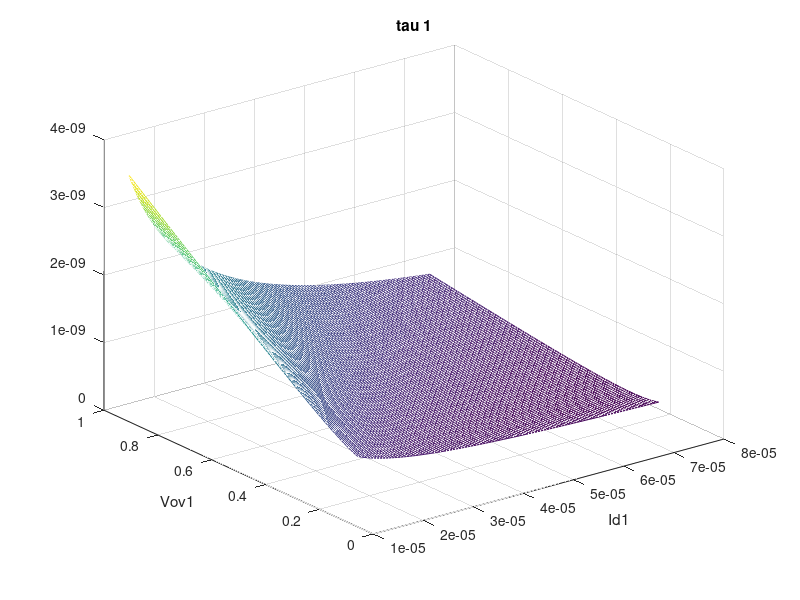
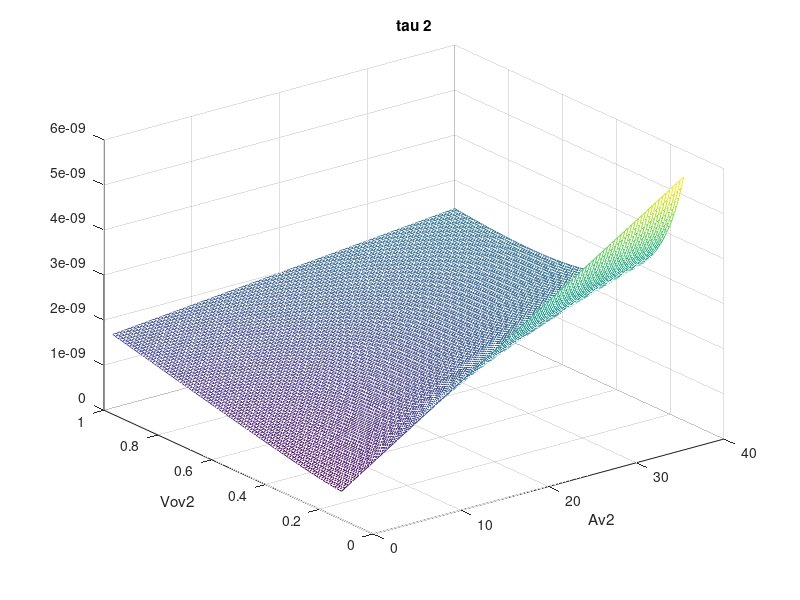
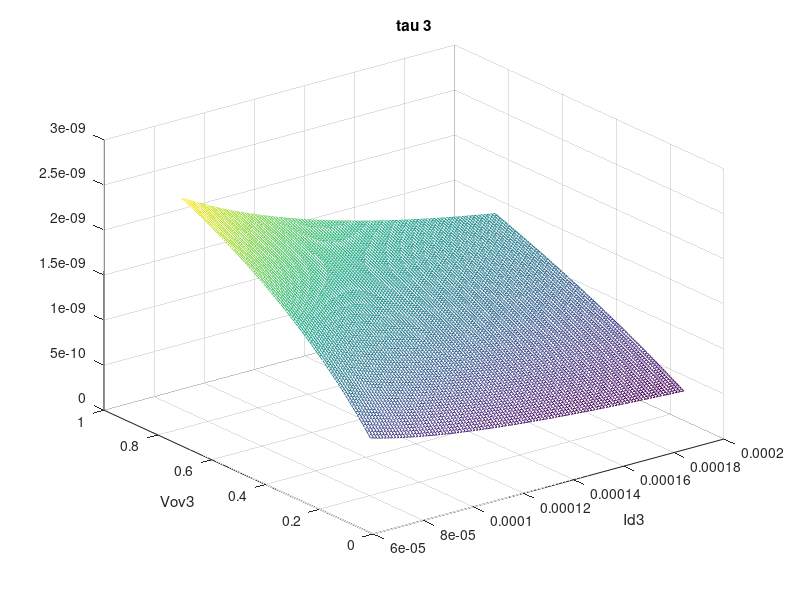

Write MATLAB code to recreate these figures, in order.
clc; clear;
%%%%%%%%%%%%%%%%%%%%%%%% Specifications %%%%%%%%%%%%%%%%%%%%%%%%%%%%%%%%%%

Vdd = 2.5; % in volts
Vss = -2.5; % in Volts
Rout = 5e3; % in ohms (really 1/2 Rout)
Cin = 100e-15; % in fF
f3dB_target = 90e6; %in Hz
P_totl = 1.4e-3; %in Watts
IDtot = P_totl / (Vdd - Vss);
Tau_total = 1/(2*pi) * 1/f3dB_target; % in seconds
Cout = 1000e-15; %F really this is 2*Cout which is required for 1/2 circuit
Rm = 10e3; % 20k transresistance small signal

%%%%%%%%%%%%%%%%%%%% Technology Parameters %%%%%%%%%%%%%%%%%%%%%%%%%%%%%%%%
Lmin = 1e-6;    % m
Cox = 2.3e-3;   % F/m^2
kp_n = 50e-6;   % A/V^2
kp_p = 25e-6;   % A/V^2

mu_n = kp_n / Cox;
mu_p = kp_p / Cox;

Vt0 = 0.5;      % V
gamma = 0.6;    % V^(1/2)
phi = 0.4;      % V

%%%%%%%%%%%%%%%%%%%% Simplifying assumptions %%%%%%%%%%%%%%%%%%%%%%%%%%%%%%
Csb_Cgs = 0.33;
Cdb_Cgs = 0.33;
Cgd_Cgs = 0.25;

Vout = 0;
Vsb3 = Vout - Vss;
Vt3 = Vt0 + gamma * (sqrt(2 * phi + Vsb3) - sqrt(2 * phi));

%%%%%%%%%%%%%%%%%%%% Design Choices %%%%%%%%%%%%%%%%%%%%%%%%%%%%%%%%%%%%%%%
L1 = Lmin;
L2 = Lmin;
L3 = Lmin;
LL1 = Lmin;
LL2 = Lmin;

%%%%%%%%%%%%%% Sweeping Branch 1 %%%%%%%%%%%%%%%%%%%%%%%%%%%%%%%%%%%%%%%%%%
Id1 = linspace(15E-6, 75E-6, 100);
Vov1 = linspace(.15, 1, 100);
[Id1_mesh, Vov1_mesh] = meshgrid(Id1, Vov1);
tau1 = Vov1_mesh ./ (2 * Id1_mesh) * Cin + ...
         1.33 * 2 / 3 * L1^2 ./ (mu_n * Vov1_mesh); 

% plotting
figure(1); mesh(Id1_mesh, Vov1_mesh, tau1); 
xlabel('Id1'); ylabel('Vov1'); title('tau 1');

% extract parameters
[min_tau1, min_tau1_row_idx] = min(tau1);
[min_tau1, min_tau1_col_idx] = min(min_tau1);
min_row = min_tau1_row_idx(min_tau1_col_idx);
min_col = min_tau1_col_idx;

Id1 = Id1_mesh(min_row, min_col);
Vov1 = Vov1_mesh(min_row, min_col);
tau1 = tau1(min_row, min_col);
W1 = 2 * Id1 * L1 / (kp_n * Vov1.^2);
gm1 = 2 * Id1 / Vov1;
Cgs1 = (tau1 * gm1 - Cin) / 1.33;

%%%%%%%%%%%%%% Sweeping Branch 3 %%%%%%%%%%%%%%%%%%%%%%%%%%%%%%%%%%%%%%%%%%
Id3 = linspace(75E-6, 200E-6, 100);
Vov3 = linspace(.15, .85, 100);
[Id3_mesh Vov3_mesh] = meshgrid(Id3, Vov3);
% tau3 = 1.33 / 1.2 * 2 / 3 * L3^2 ./ (mu_n * Vov3_mesh) + ...
%          1 / 1.2 * Vov3_mesh ./ (2 * Id3_mesh) * Cout; 
     
tau3 = Rout * Cout * Vov3_mesh ./ (1.2 * 2 * Id3_mesh * Rout + Vov3_mesh) + ...
        1.33 * Rout * 2 * Id3_mesh * 2 * L2^2 * Cox ./ ...
        (3 * kp_n * (1.2 * 2 * Id3_mesh * Rout + Vov3_mesh.^2) ); 
     
% plotting
figure(3); mesh(Id3_mesh, Vov3_mesh, tau3); 
xlabel('Id3'); ylabel('Vov3'); title('tau 3');

% extract parameters
[min_tau3 min_tau3_row_idx] = min(tau3);
[min_tau3 min_tau3_col_idx] = min(min_tau3);
min_row = min_tau3_row_idx(min_tau3_col_idx);
min_col = min_tau3_col_idx;

Id3 = Id3_mesh(min_row, min_col);
Vov3 = Vov3_mesh(min_row, min_col);
tau3 = tau3(min_row, min_col);
W3 = 2 * Id3 * L3 / (kp_n * Vov3^2);
gm3 = 2 * Id3 / Vov3;
Cgs3 = (1.2 * tau3 * gm3 - Cout) / 1.33;

VovL2 = 1 - Vov3; 
Id2 = IDtot - Id1 - Id3;
gmL2 = 2 * Id2 / VovL2;
WL2 = 2 * Id2 * LL2 / (kp_p * VovL2^2);
%%%%%%%%%%%%%% Sweeping Branch 2 %%%%%%%%%%%%%%%%%%%%%%%%%%%%%%%%%%%%%%%%%%

Av2 = linspace(1, 40, 100);
Vov2 = linspace(.15, 1, 100);

[Av2_mesh, Vov2_mesh] = meshgrid(Av2, Vov2);

tau2 = Rm * gmL2 / .8 * (1 + .25 * (1 + Av2_mesh)) * 2 / 3 * L2^2 ./ (mu_n * Vov2_mesh) + ...
       0.58 * Av2_mesh * 2 / 3 * L2^2 ./ (mu_n * Vov2_mesh) + ...
       0.41 * Cgs3 * Vov2_mesh / (2 * Id2) + ...
       1.33 * 2 / 3 * LL2^2 / (mu_p * (1 - Vov3));

% plotting
figure(2); mesh(Av2_mesh, Vov2_mesh, tau2);
xlabel('Av2'); ylabel('Vov2'); title('tau 2');

% extract parameters
[min_tau2 min_tau2_row_idx] = min(tau2);
[min_tau2 min_tau2_col_idx] = min(min_tau2);
min_row = min_tau2_row_idx(min_tau2_col_idx);
min_col = min_tau2_col_idx;

Av2 = Av2_mesh(min_row, min_col);
Vov2 = Vov2_mesh(min_row, min_col);
tau2 = tau2(min_row, min_col);
W2 = 2 * Id2 * L2 / (kp_n * Vov2^2);
gm2 = Av2 * gmL2;
gmL1 = Av2 * .8 / Rm;
VovL1 = 2 * Id1 / gmL1;
WL1 = 2 * Id1 * LL1 / (kp_p * VovL1^2);
%%%%%%%%%%%%%% Consolidate and Report Results %%%%%%%%%%%%%%%%%%%%%%%%%%%%%
Vov = [Vov1 Vov2 Vov3]
VovL = [VovL1 VovL2]
tau = [tau1 tau2 tau3]
Av2
W = [W1 W2 W3] * 1E6 % um
WL = [WL1 WL2] * 1E6 % um
Id = [Id1 Id2 Id3] * 1e6 % uA
est_f3dB = 1 / (2 * pi * sum(tau))
est_Rm = 1 / gmL1 * Av2 * 0.8
